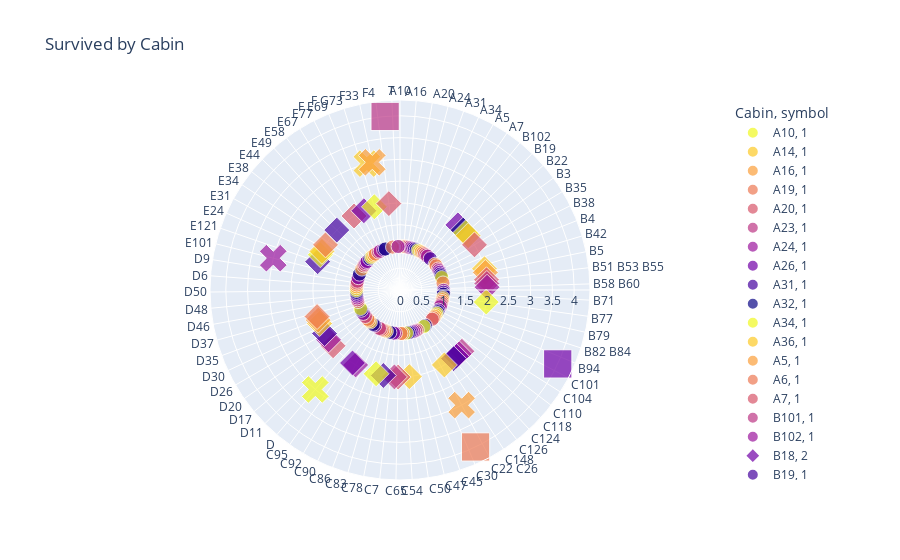

Write notebook code for a chart like this one.
### Code cell
import pandas as pd
import plotly.express as px
temp = df.groupby(by="Cabin").count()
name = temp.Survived.index
val = temp.Survived.values

fig = px.scatter_polar(temp, r=val, theta=name, color=name, symbol=val, 
                      size=val, color_discrete_sequence=px.colors.sequential.Plasma_r, 
                       title='Survived by Cabin')
fig.show()
